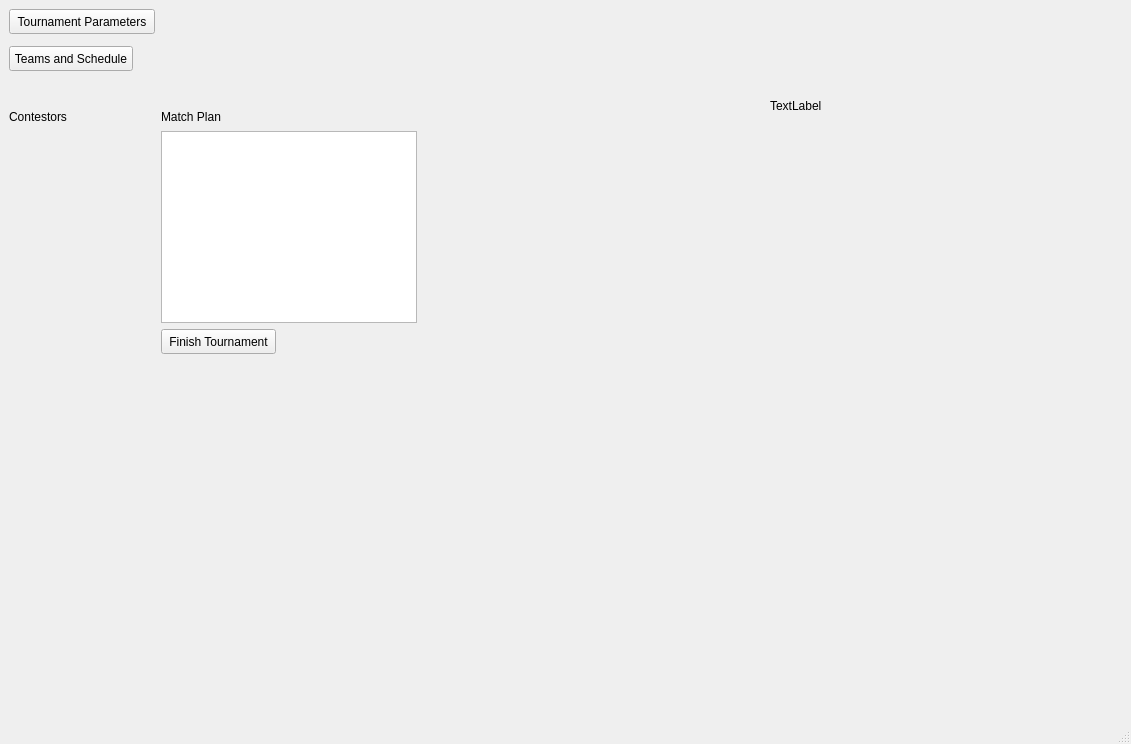
<?xml version="1.0" encoding="UTF-8"?>
<ui version="4.0">
 <class>MainWindow</class>
 <widget class="QMainWindow" name="MainWindow">
  <property name="geometry">
   <rect>
    <x>0</x>
    <y>0</y>
    <width>1131</width>
    <height>744</height>
   </rect>
  </property>
  <property name="windowTitle">
   <string>MainWindow</string>
  </property>
  <widget class="QWidget" name="centralwidget">
   <widget class="QColumnView" name="columnView">
    <property name="geometry">
     <rect>
      <x>161</x>
      <y>131</y>
      <width>256</width>
      <height>192</height>
     </rect>
    </property>
    <property name="maximumSize">
     <size>
      <width>1113</width>
      <height>16777215</height>
     </size>
    </property>
   </widget>
   <widget class="QPushButton" name="finish_tournament">
    <property name="geometry">
     <rect>
      <x>161</x>
      <y>329</y>
      <width>115</width>
      <height>25</height>
     </rect>
    </property>
    <property name="text">
     <string>Finish Tournament</string>
    </property>
   </widget>
   <widget class="QLabel" name="contestor_label">
    <property name="geometry">
     <rect>
      <x>9</x>
      <y>108</y>
      <width>62</width>
      <height>17</height>
     </rect>
    </property>
    <property name="text">
     <string>Contestors</string>
    </property>
   </widget>
   <widget class="QPushButton" name="tournament_parameters">
    <property name="geometry">
     <rect>
      <x>9</x>
      <y>9</y>
      <width>146</width>
      <height>25</height>
     </rect>
    </property>
    <property name="text">
     <string>Tournament Parameters</string>
    </property>
   </widget>
   <widget class="QPushButton" name="teams_and_schedule">
    <property name="geometry">
     <rect>
      <x>9</x>
      <y>46</y>
      <width>124</width>
      <height>25</height>
     </rect>
    </property>
    <property name="text">
     <string>Teams and Schedule</string>
    </property>
   </widget>
   <widget class="QLabel" name="label">
    <property name="geometry">
     <rect>
      <x>161</x>
      <y>108</y>
      <width>63</width>
      <height>17</height>
     </rect>
    </property>
    <property name="text">
     <string>Match Plan</string>
    </property>
   </widget>
   <widget class="QLabel" name="logoLabel">
    <property name="geometry">
     <rect>
      <x>770</x>
      <y>40</y>
      <width>181</width>
      <height>131</height>
     </rect>
    </property>
    <property name="text">
     <string>TextLabel</string>
    </property>
   </widget>
  </widget>
  <widget class="QMenuBar" name="menubar">
   <property name="geometry">
    <rect>
     <x>0</x>
     <y>0</y>
     <width>1131</width>
     <height>22</height>
    </rect>
   </property>
  </widget>
  <widget class="QStatusBar" name="statusbar"/>
 </widget>
 <resources/>
 <connections/>
</ui>
